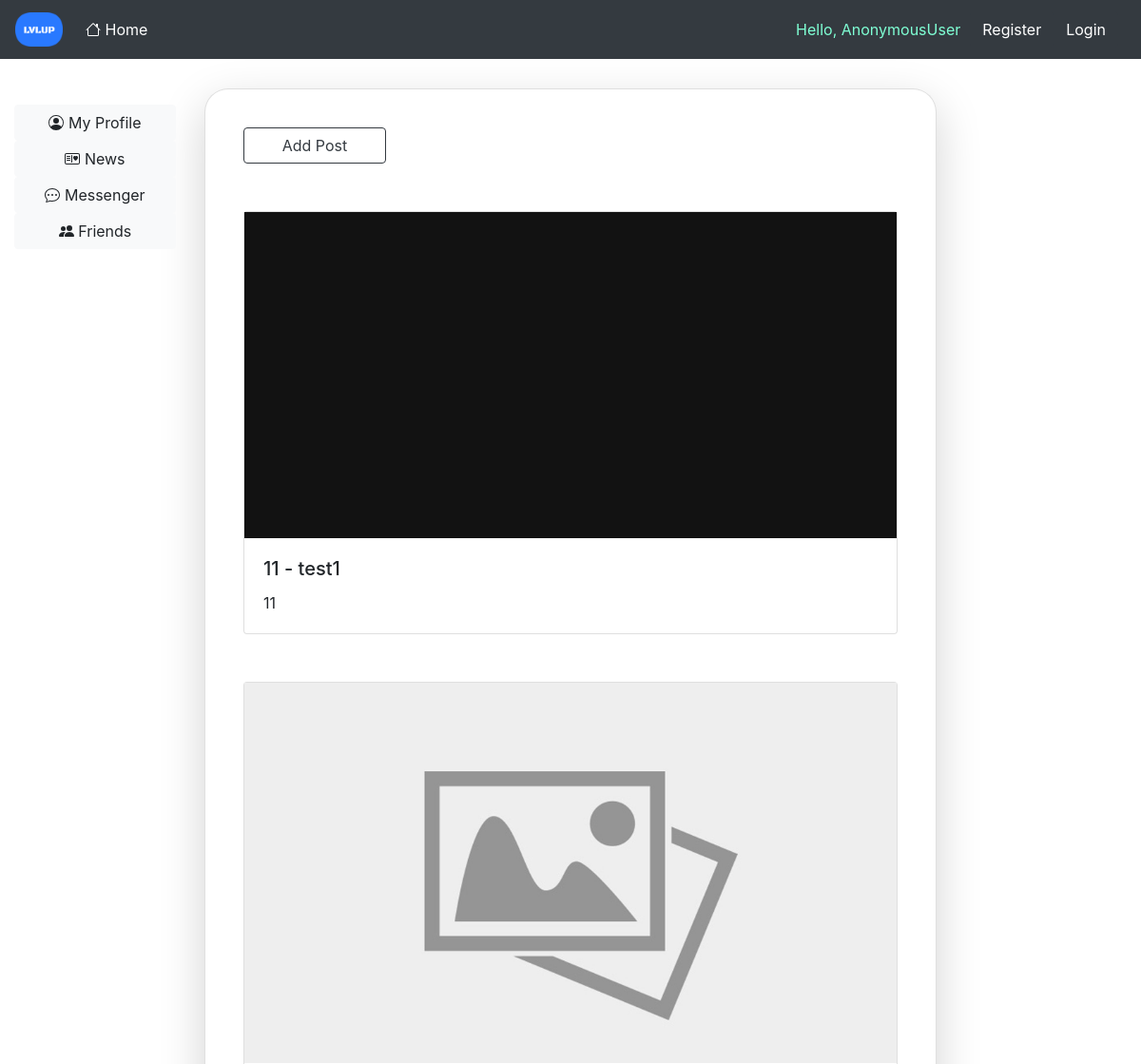
The app's page /news (upper part), older data.
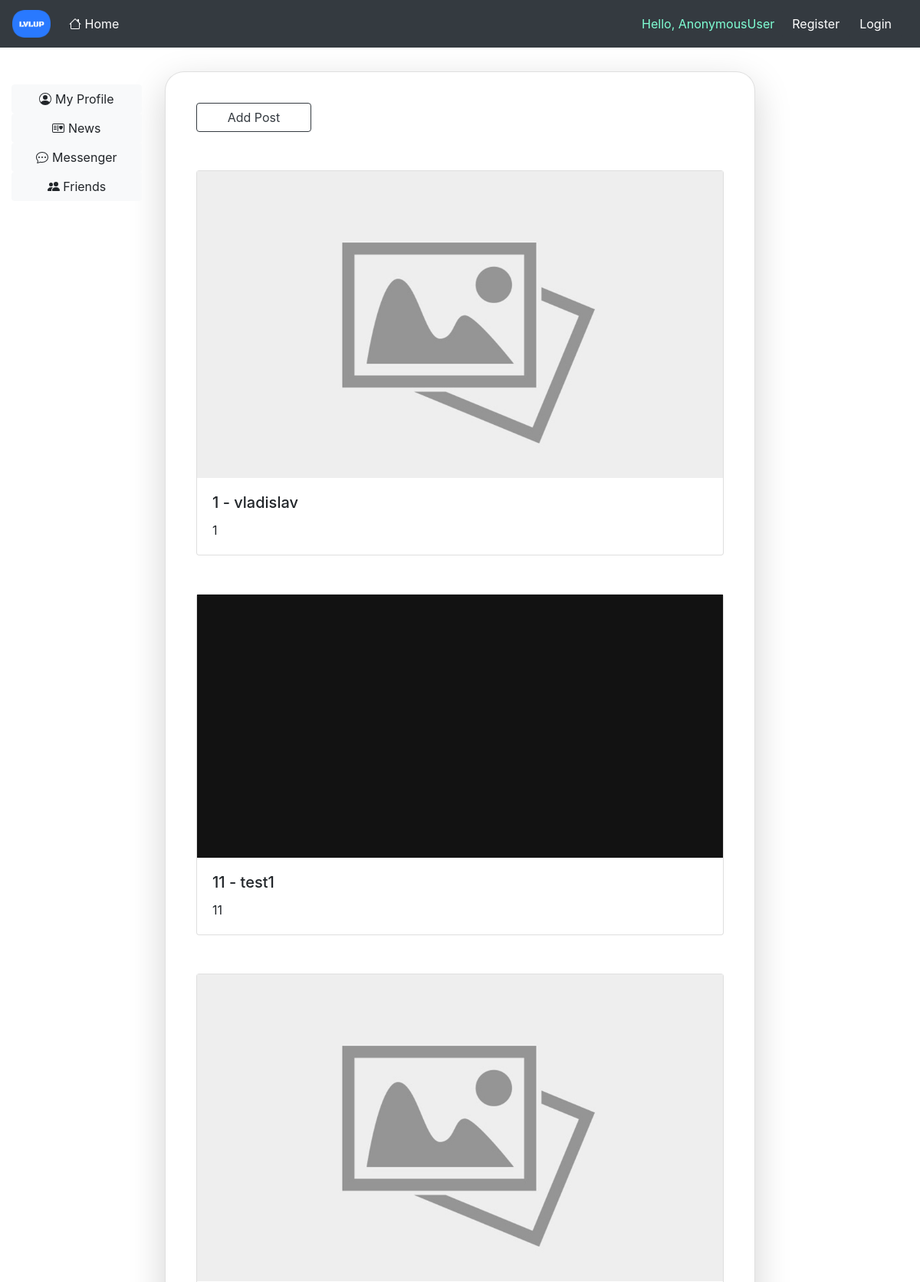
The same page, newer data.
### news/models.py (models this page shows, shortened)
class Post(models.Model):
    title = models.CharField(max_length=255)
    author = models.ForeignKey(User, on_delete=models.CASCADE)
    body = models.TextField(max_length=500)
    image = models.ImageField(default='default_post.jpg', upload_to='post_pics')

### news/views.py (the view)
# urls.py: path('', News.as_view(), name='news'),
class News(ListView):
    model = Post
    template_name = 'lvlup/news.html'
    ordering = ['-id']

### news/templates/lvlup/news.html (shortened to what this page needs)
{% extends 'lvlup/base.html' %}
{% load crispy_forms_tags %}
{% block content %}
    <a href="add_post">
        <div class="d-flex flex-column" style="width: 150px;margin-left: 40px;margin-top: 40px">
            <button type="button" class="btn btn-outline-dark" data-mdb-ripple-color="dark"
                    data-toggle="modal" data-target="#exampleModal">
                Add Post
            </button>
        </div>
    </a>
    <ul>
        {% for post in object_list %}
            <div class="card" style="margin-right: 40px;margin-top: 50px;margin-bottom: 30px;">
                <img class="" style="max-height:400px;min-height: 300px;object-fit: cover;" src="{{ post.image.url }}"
                     alt="Card image cap">
                <div class="card-body">
                    <h5 class="card-title">{{ post.title }} - {{ post.author }}</h5>
                    <p class="card-text">{{ post.body }}</p>
                </div>
            </div>
        {% endfor %}
    </ul>
{% endblock %}

### blog/templates/lvlup/base.html (shortened to what this page needs)
<!doctype html>
<html lang="en">
<head>
    <link rel="stylesheet" href="https://cdn.jsdelivr.net/npm/bootstrap-icons@1.8.3/font/bootstrap-icons.css">
    <link rel="stylesheet" href="https://cdn.jsdelivr.net/npm/bootstrap@4.1.3/dist/css/bootstrap.min.css"
>
</head>
<body>
<header class="navbar navbar-expand-md navbar-dark bg-dark ">
    <a class="navbar-brand" href=""><img src="/static/lvlup/img/logo.png" alt="" width="50"></a>
    <ul class="navbar-nav mr-auto mt-2 mt-lg-0">
        <li class="nav-item">
            <a class="nav-link active" href="/">
                Home<span class="sr-only">(current)</span></a>
        </li>
    </ul>
    {% block nav %}
        <a href="user_profile">
            <span class="" style="color: aquamarine;margin-right: 10px">Hello, {{ request.user }}</span>
        </a>
        <form class="form-inline my-2 my-lg-0 mr-sm-2">
            {% if request.user.is_authenticated %}
                <a class="btn btn-dark" href="/logout">Logout</a>
            {% else %}
                <a class="btn btn-dark" href="/registration">Register</a>
                <a class="btn btn-dark" href="/login">Login</a>
            {% endif %}
        </form>
    {% endblock %}
</header>
<div class="container-fluid ">
    <div class="row flex-xl-nowrap ">
        {% block left_nav %}
            <div class="col-12 col-md-3 col-xl-2 bd-sidebar ">
                <nav class="nav flex-column sticky-top ">
                    <a href="/user_profile" class="btn btn-light ">
                        My Profile
                    </a>
                    <a href="/news" class="btn btn-light">
                        News
                    </a>
                    <a href="/messenger" class="btn btn-light">
                        Messenger
                    </a>
                    <button type="button" class="btn btn-light">
                        Friends
                    </button>
                </nav>
            </div>
        {% endblock %}
        <main class="col-8 ">
            <div class="card shadow-lg" style="border-radius: 25px;margin-bottom: 100px ;margin-top: 15px">
                {% block content %}{% endblock %}
            </div>
        </main>
    </div>
</div>
</body>
</html>

Row changes from the older to the newer data that the page shows:
added Post: image (placeholder picture), title "1", author "vladislav", body "1"
